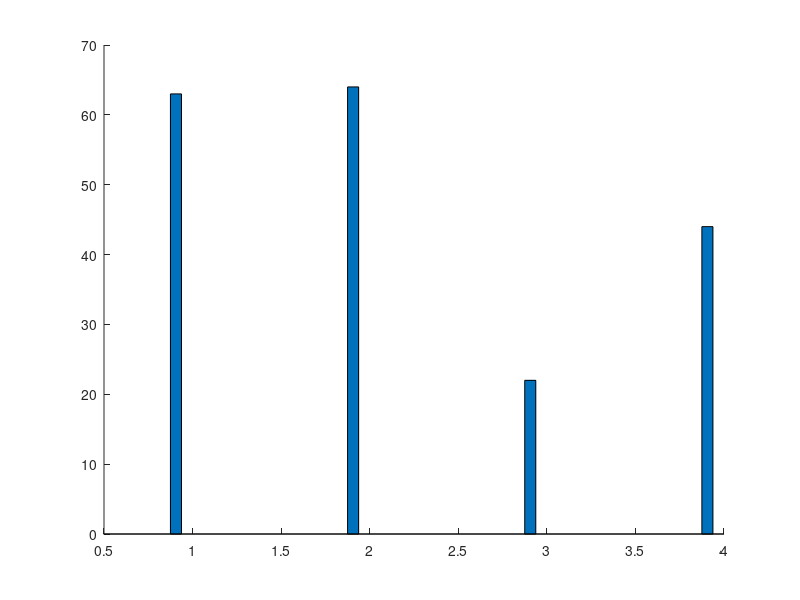

Write MATLAB code to recreate this figure. (Note: this script raises an error after producing the figure.)
function precision()
t = 100;
cha = [63;64;22;44];
otf = [t;t;t;t] - cha;
mydata = [cha, otf];
bar_h=bar(mydata, 0.5,'stack');
mycolor=[1 0.6 1; 0.4 1 0.8; 0.4 1 0.8; 0.4 1 0.8];
colormap(mycolor);
bar_child=cell2mat(get(bar_h,'Children'));
for i=1:size(bar_child,1)    
    set(bar_child(i),'CData',mydata(:,i));
    set(bar_child(i),'CDataMapping','direct');
end
set(bar_child(1), 'CData',[0,0.2,0.3,0.4]);

axis([0.5,4.5,0,t + 10]);
% lable setting
xlabel('Benchmark','FontName','Times New Roman','FontSize',16);
ylabel('Number of Yes Answers','FontName','Times New Roman','FontSize',16);
% legend setting
legend('CHA','On-the-fly', 'Location','SouthWest');
% axis setting
set(gca,'FontName','Times New Roman','FontSize',16);
% title setting
title('Precision','FontName','Times New Roman','FontSize',18);
% gtext('21976.49');
% gtext('209.46');
set(gca,'XTickLabel',{'soot-j','rhino','kawa-c','schroeder'});
grid on;

% x = 0.96;
% text(x,t,'x','FontSize',25);
% text(1+x,t,'x','FontSize',25);
% text(2+x,t,'x','FontSize',25);
% text(3+x,t,'x','FontSize',25);
% str = 'inf';
% text(0.34,t,str,'FontName','Times New Roman','FontSize',16);
